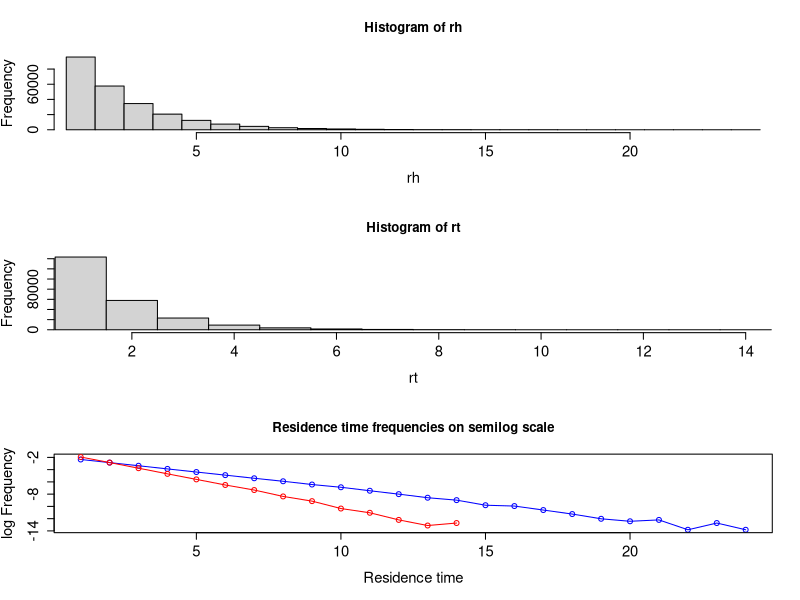

This figure's R source:
nt = 1000000;
p = 0.6;      # probability of heads
r = runif(nt+1); 
rd = (r < p); # tails = 0, heads = 1
rdiff = rd[1:nt]+2*rd[2:(nt+1)];           # code transitions: tt = 0, ht = 1, th = 2, hh = 3
ht = which(rdiff == 1);                    # heads to tails indices
th = which(rdiff == 2);                    # tails to heads indices
rn  = min(length(ht),length(th));          # numbers of transitions

###Compute residence times from ht and th transition times 
if (rd[1]==0) {                             # if tails first
   rh = ht[1:rn] - th[1:rn];                  # heads residence times
   rt = c(th[1],th[2:rn] - ht[1:rn-1]);       # tails residence times
}else{                                      # if heads first
   rh = c(ht[1],ht[2:rn] - th[1:rn-1]);       # heads residence times
   rt = th[1:rn] - ht[1:rn];                  # tails residence times
}

### Plot results. 
par(mfrow=c(3,1),cex.axis=1.35,cex.lab=1.35); 
hhist = hist(rh,(0:max(rh))+0.5,xlim=c(1,max(rh)));     # heads histogram
thist = hist(rt,(0:max(rt)+0.5),xlim=c(1,max(rt)));     # tails histogram

# Both histograms on semilog scale 
xh=hhist$mids; yh=log(hhist$counts)-log(nt);
xt=thist$mids; yt=log(thist$counts)-log(nt);
xlim=range(c(xh,xt)); ylim=range(c(yh,yt),finite=TRUE);  #nice axis limits  
plot(xh,yh,type="o",col="blue",xlim=xlim,ylim=ylim,xlab="Residence time",ylab="log Frequency");
points(xt,yt,type="o",col="red"); 
title(main="Residence time frequencies on semilog scale")
